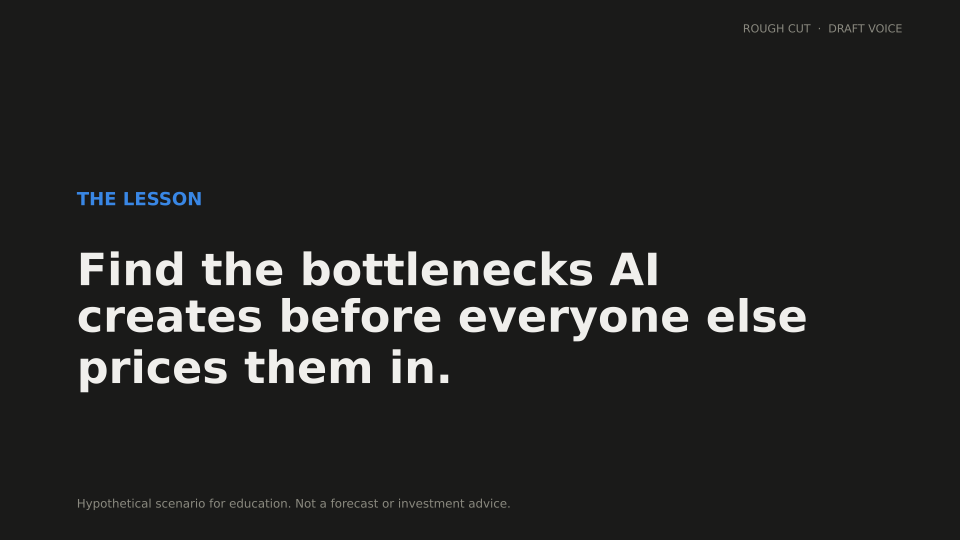
#> input picture ai-boom-video/draft/cards/ch1-lesson.png, 1920 x 1080 px (shown at 1/2 size)
$ python -i render.py   (imports and definitions only)
#> lines starting #> are read from the running program, lines starting #| are printed output that depends on the picture
#> further down, picture is the input picture: shape (1080, 1920, 3); mean B, G, R 34.7, 35.7, 35.6
"""Render the Lamborghini Urus reel frame by frame.
usage: render.py out.mp4 audio.wav        (full render)
       render.py --preview t1 t2 ...       (writes prev_<t>.jpg)
"""
import cv2, numpy as np, sys, subprocess, math, os
from PIL import Image, ImageDraw, ImageFont

HERE = os.path.dirname(os.path.abspath(__file__))
SDR = os.path.join(HERE, 'sdr')
W, H, FPS, DUR = 1080, 1920, 30, 30.0
FONT = '/usr/share/fonts/opentype/inter/'
MONO = '/usr/share/fonts/truetype/jetbrains-mono/JetBrainsMono-Bold.ttf'
YELLOW = (0, 225, 255)      # BGR
LIME = (59, 255, 182)

# ---------------- easing ----------------
def clamp(x, a=0.0, b=1.0): return max(a, min(b, x))
def lin(t, a, b): return clamp((t - a) / (b - a)) if b > a else float(t >= a)
def ease_out(x): return 1 - (1 - x) ** 3
def ease_in(x): return x ** 3
def ease_io(x): return 3 * x * x - 2 * x ** 3
def back(x, s=2.2):
    x -= 1
    return x * x * ((s + 1) * x + s) + 1
def mix(a, b, x): return a + (b - a) * x

# ---------------- source frames ----------------
_caps, _cache = {}, {}
# [23 lines left out: functions src, xform, not called in this run]

def mpt(M, p):
    return (M[0, 0] * p[0] + M[0, 1] * p[1] + M[0, 2], M[1, 0] * p[0] + M[1, 1] * p[1] + M[1, 2])

def shake(t, amt, seed=0):
    return (amt * (math.sin(t * 71 + seed) + 0.5 * math.sin(t * 133 + 2 * seed)),
            amt * (math.cos(t * 59 + seed) + 0.5 * math.sin(t * 97 + 3 * seed)))

# ---------------- grading ----------------
x = np.arange(256) / 255.0
LUT_BEFORE = np.clip((0.05 + 0.86 * x ** 1.04) * 255, 0, 255).astype(np.uint8)
s = np.clip((x - 0.025) / 0.975, 0, 1)
s = s + 0.22 * (s - 0.5) * (1 - np.abs(2 * s - 1)) * 2   # gentle S-curve
LUT_AFTER = np.clip(s * 255, 0, 255).astype(np.uint8)
yy, xx = np.mgrid[0:H, 0:W]
VIG = (1 - 0.32 * (((xx - W / 2) / (W / 2)) ** 2 + ((yy - H / 2) / (H / 2)) ** 2) ** 1.4)
VIG = np.clip(VIG, 0.55, 1).astype(np.float32)[..., None]

def saturate(img, k):
#> called with k = 1.08
    g = cv2.cvtColor(cv2.cvtColor(img, cv2.COLOR_BGR2GRAY), cv2.COLOR_GRAY2BGR)
    return cv2.addWeighted(img, k, g, 1 - k, 0)

# [5 lines left out: function grade_before, not called in this run]

def grade_after(img):
    img = cv2.LUT(img, LUT_AFTER)
    img = saturate(img, 1.08)
    small = cv2.resize(img, (W // 4, H // 4))
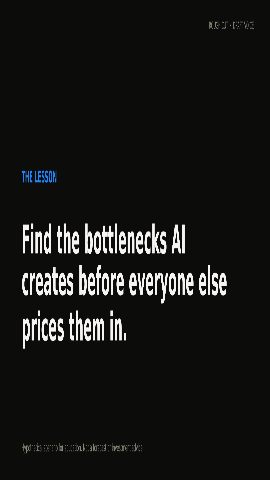
#> small: shape (480, 270, 3); mean of channels 0, 1, 2 21.6, 22.5, 22.4; drawn as B, G, R
    hi = cv2.threshold(small, 200, 255, cv2.THRESH_TOZERO)[1]
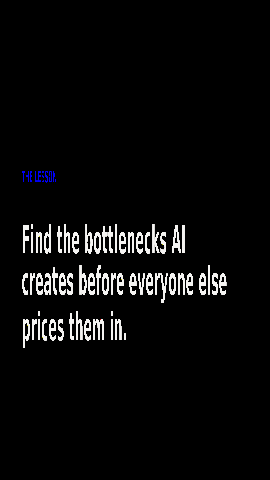
#> hi: shape (480, 270, 3); mean of channels 0, 1, 2 10, 9.8, 9.8; drawn as B, G, R
    bloom = cv2.resize(cv2.GaussianBlur(hi, (0, 0), 9), (W, H))
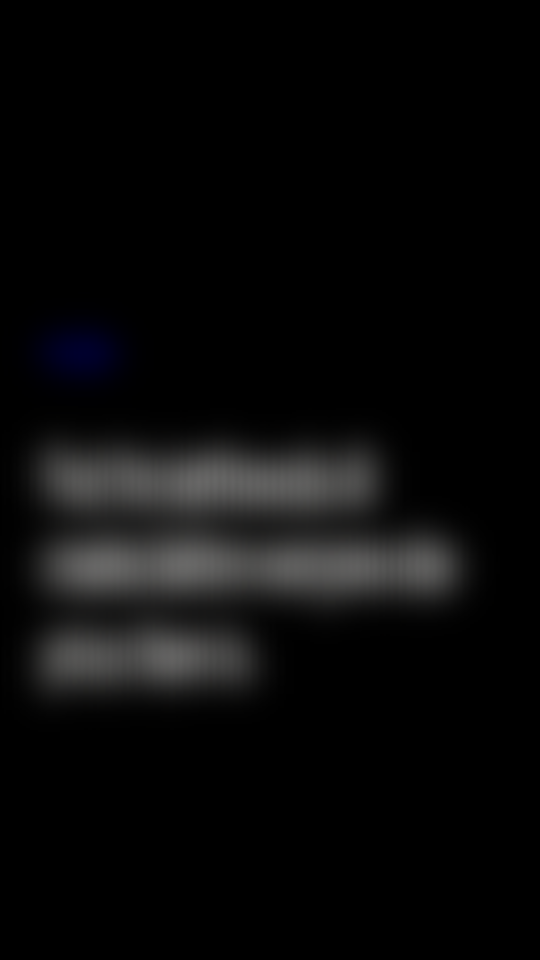
#> bloom: shape (1920, 1080, 3) (shown at 1/2 size); mean of channels 0, 1, 2 10, 9.8, 9.8; drawn as B, G, R
#> (the run stopped early here; a loop or call above may not have finished)

$ run again, on ai-boom-video/draft/cards/ch3-lesson.png
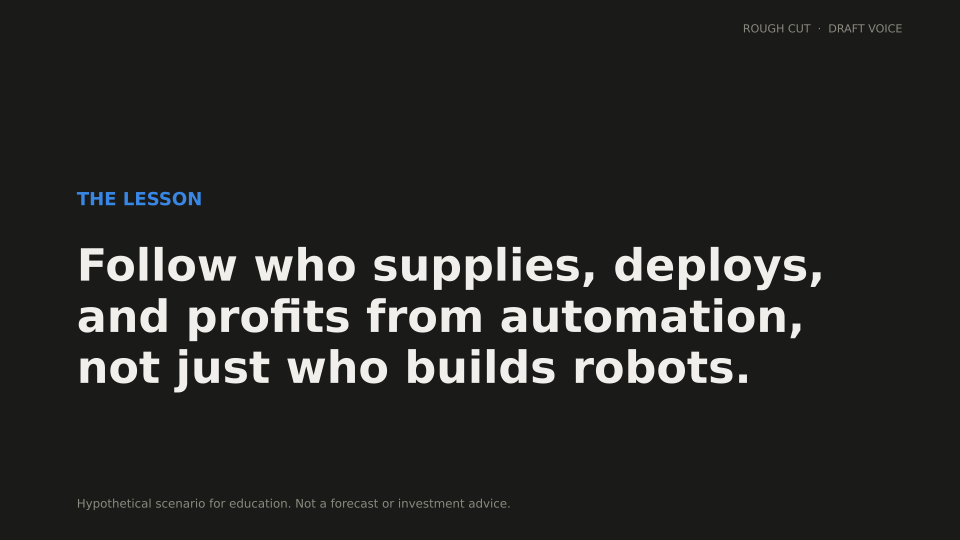
#> input picture ai-boom-video/draft/cards/ch3-lesson.png, 1920 x 1080 px (shown at 1/2 size)
#> picture is the input picture: shape (1080, 1920, 3); mean B, G, R 37.4, 38.4, 38.3
#> in grade_after, `hi = cv2.threshold(small, 200, 255, cv2.THRESH_TOZERO)[1]`:
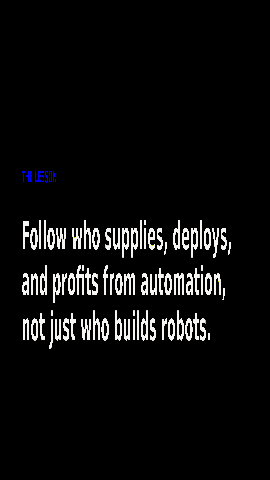
#> hi: shape (480, 270, 3); mean of channels 0, 1, 2 12.6, 12.5, 12.5; drawn as B, G, R
#> in grade_after, `bloom = cv2.resize(cv2.GaussianBlur(hi, (0, 0), 9), (W, H))`:
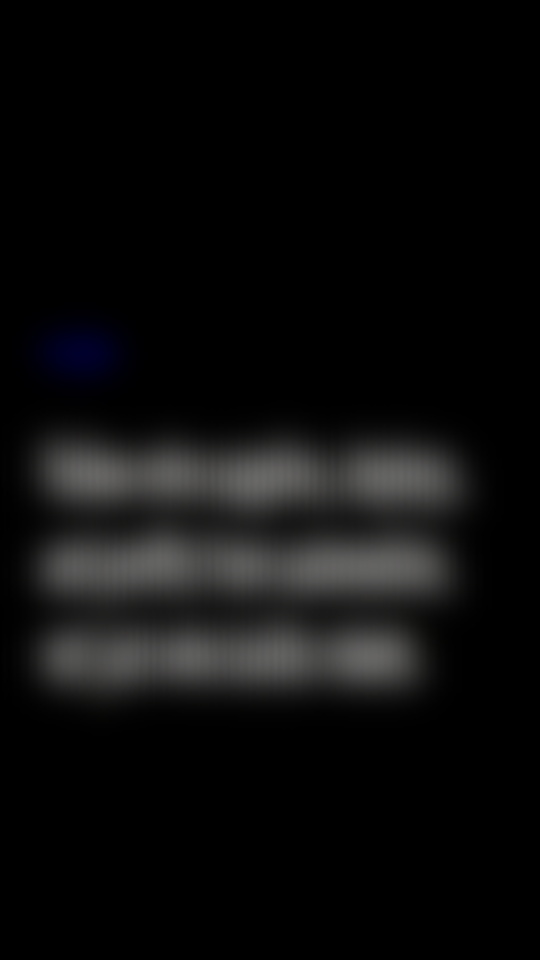
#> bloom: shape (1920, 1080, 3) (shown at 1/2 size); mean of channels 0, 1, 2 12.6, 12.4, 12.5; drawn as B, G, R

$ run again, on ai-boom-video/draft/cards/ch4-lesson.png
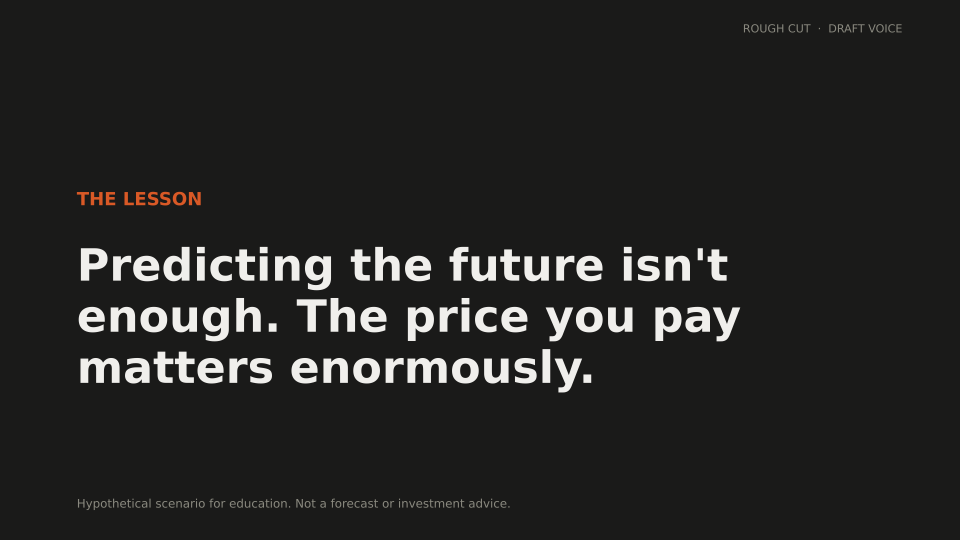
#> input picture ai-boom-video/draft/cards/ch4-lesson.png, 1920 x 1080 px (shown at 1/2 size)
#> picture is the input picture: shape (1080, 1920, 3); mean B, G, R 35.2, 36.4, 36.6
#> in grade_after, `hi = cv2.threshold(small, 200, 255, cv2.THRESH_TOZERO)[1]`:
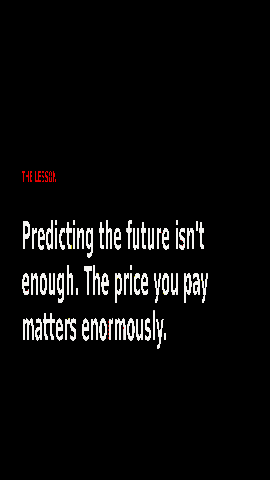
#> hi: shape (480, 270, 3); mean of channels 0, 1, 2 10.4, 10.5, 10.8; drawn as B, G, R
#> in grade_after, `bloom = cv2.resize(cv2.GaussianBlur(hi, (0, 0), 9), (W, H))`:
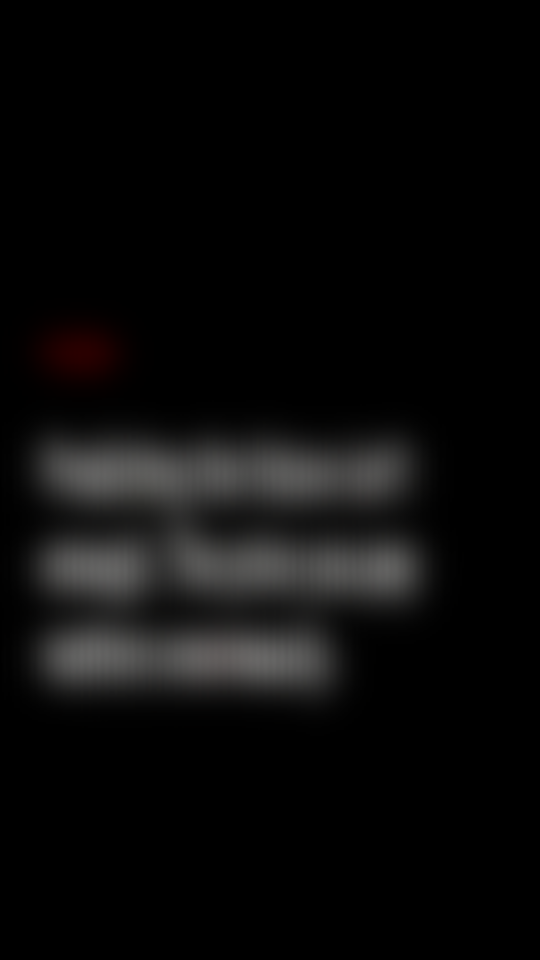
#> bloom: shape (1920, 1080, 3) (shown at 1/2 size); mean of channels 0, 1, 2 10.3, 10.5, 10.8; drawn as B, G, R
